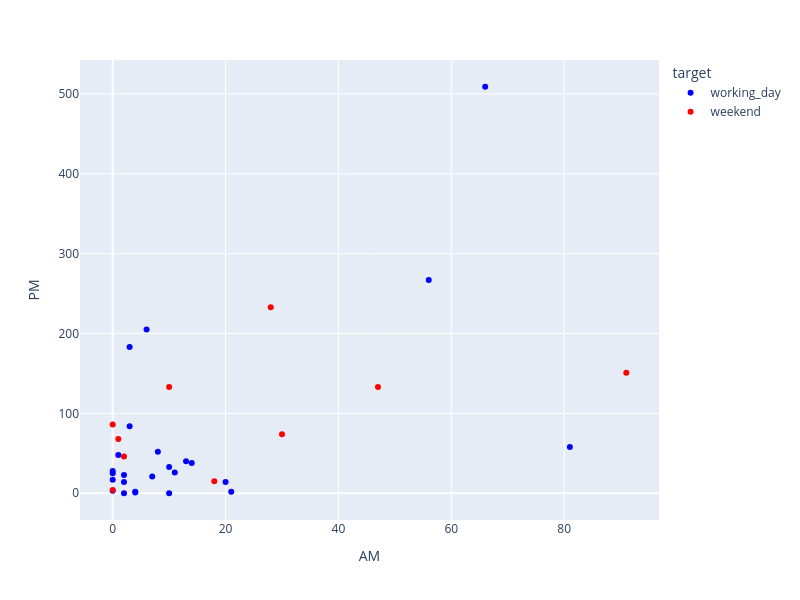

The notebook cell saved with this chart:
### Code cell
fig = px.scatter(df, x='AM', y='PM', color='target', hover_data=['date'], color_discrete_map={'working_day': 'blue', 'weekend': 'red'}, width=800, height=600)
fig.show()

### Figure 1 — Plotly figure (JSON) as saved in the notebook; plotly's stock layout.template omitted (floating-point values rounded to 4 significant figures)
{"data": [{"customdata": [["2020-04-17T00:00:00.000000000"], ["2020-04-20T00:00:00.000000000"], ["2020-04-21T00:00:00.000000000"], ["2020-04-22T00:00:00.000000000"], ["2020-04-23T00:00:00.000000000"], ["2020-04-24T00:00:00.000000000"], ["2020-04-27T00:00:00.000000000"], ["2020-04-28T00:00:00.000000000"], ["2020-04-29T00:00:00.000000000"], ["2020-04-30T00:00:00.000000000"], ["2020-05-01T00:00:00.000000000"], ["2020-05-04T00:00:00.000000000"], ["2020-05-05T00:00:00.000000000"], ["2020-05-06T00:00:00.000000000"], ["2020-05-07T00:00:00.000000000"], ["2020-05-08T00:00:00.000000000"], ["2020-05-11T00:00:00.000000000"], ["2020-05-12T00:00:00.000000000"], ["2020-05-13T00:00:00.000000000"], ["2020-05-14T00:00:00.000000000"], ["2020-05-15T00:00:00.000000000"], ["2020-05-18T00:00:00.000000000"], ["2020-05-19T00:00:00.000000000"], ["2020-05-20T00:00:00.000000000"], ["2020-05-21T00:00:00.000000000"]], "hovertemplate": "target=working_day<br>AM=%{x}<br>PM=%{y}<br>date=%{customdata[0]}<extra></extra>", "legendgroup": "working_day", "marker": {"color": "blue", "symbol": "circle"}, "mode": "markers", "name": "working_day", "orientation": "v", "showlegend": true, "type": "scatter", "x": [21, 2, 0, 0, 10, 2, 4, 4, 0, 13, 8, 11, 81, 2, 14, 3, 3, 56, 6, 66, 10, 0, 20, 7, 1], "xaxis": "x", "y": [2, 23, 25, 28, 33, 14, 2, 1, 17, 40, 52, 26, 58, 0, 38, 84, 183, 267, 205, 509, 0, 3, 14, 21, 48], "yaxis": "y"}, {"customdata": [["2020-04-18T00:00:00.000000000"], ["2020-04-19T00:00:00.000000000"], ["2020-04-25T00:00:00.000000000"], ["2020-04-26T00:00:00.000000000"], ["2020-05-02T00:00:00.000000000"], ["2020-05-03T00:00:00.000000000"], ["2020-05-09T00:00:00.000000000"], ["2020-05-10T00:00:00.000000000"], ["2020-05-16T00:00:00.000000000"], ["2020-05-17T00:00:00.000000000"]], "hovertemplate": "target=weekend<br>AM=%{x}<br>PM=%{y}<br>date=%{customdata[0]}<extra></extra>", "legendgroup": "weekend", "marker": {"color": "red", "symbol": "circle"}, "mode": "markers", "name": "weekend", "orientation": "v", "showlegend": true, "type": "scatter", "x": [1, 18, 30, 28, 91, 47, 0, 10, 0, 2], "xaxis": "x", "y": [68, 15, 74, 233, 151, 133, 86, 133, 4, 46], "yaxis": "y"}], "layout": {"height": 600, "legend": {"title": {"text": "target"}, "tracegroupgap": 0}, "margin": {"t": 60}, "width": 800, "xaxis": {"anchor": "y", "domain": [0, 1], "title": {"text": "AM"}}, "yaxis": {"anchor": "x", "domain": [0, 1], "title": {"text": "PM"}}}}
